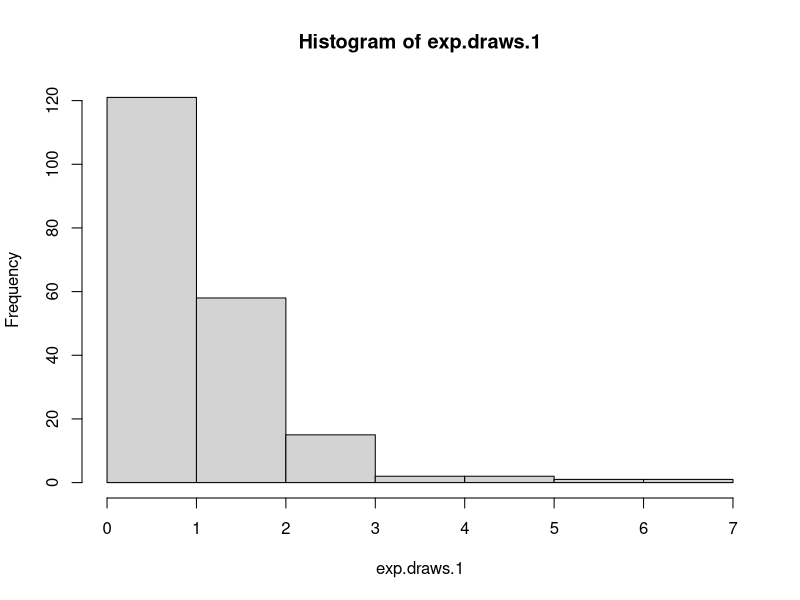
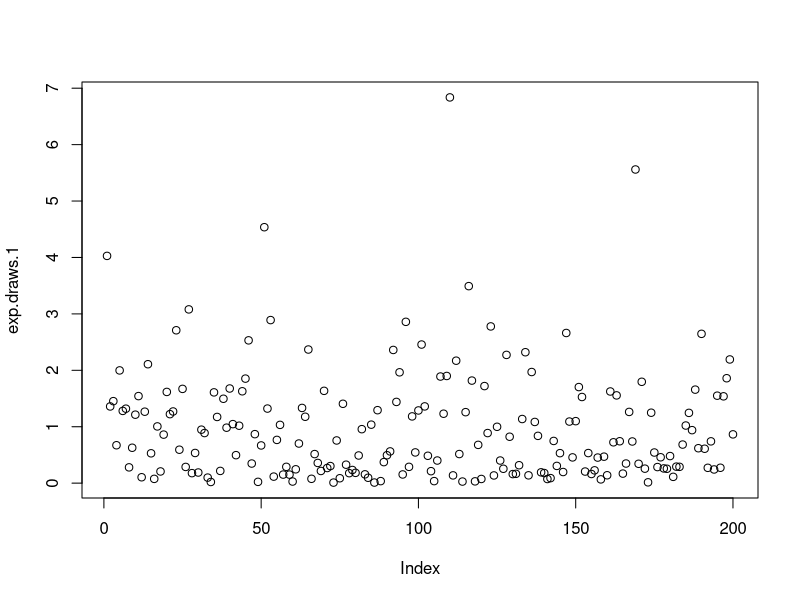
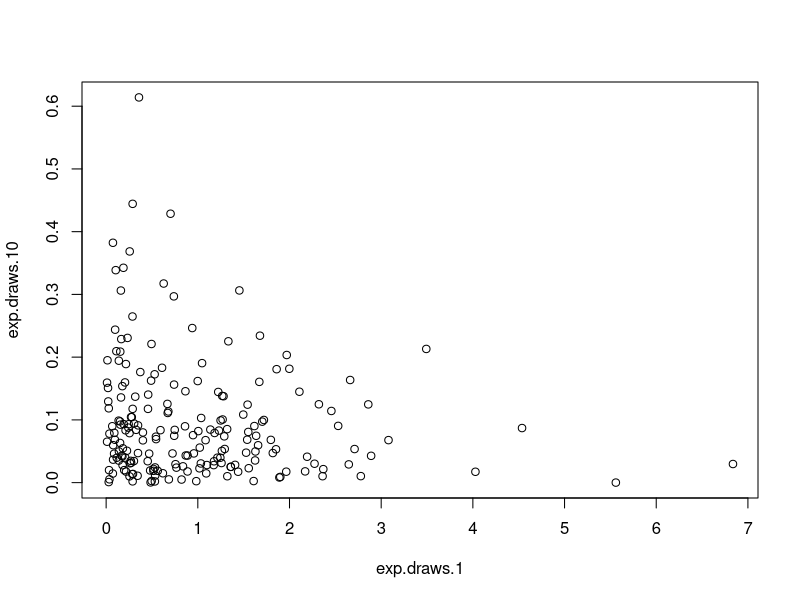
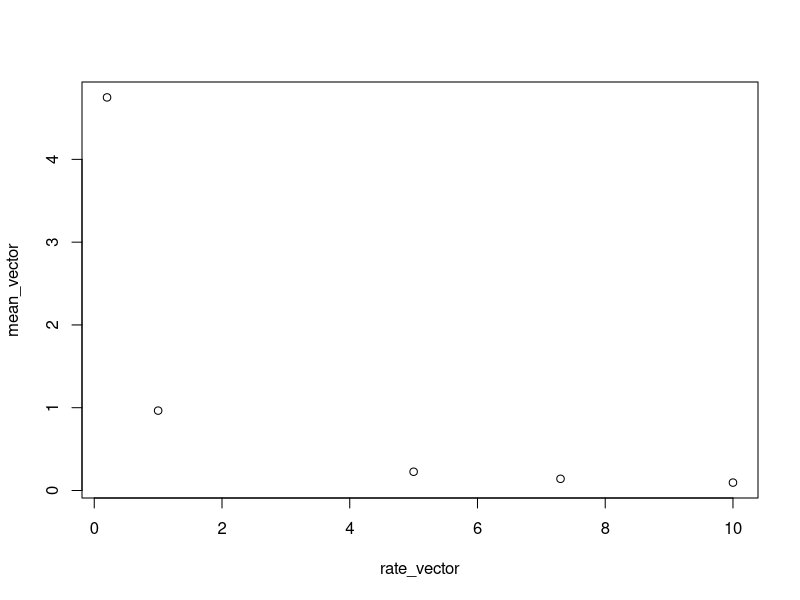
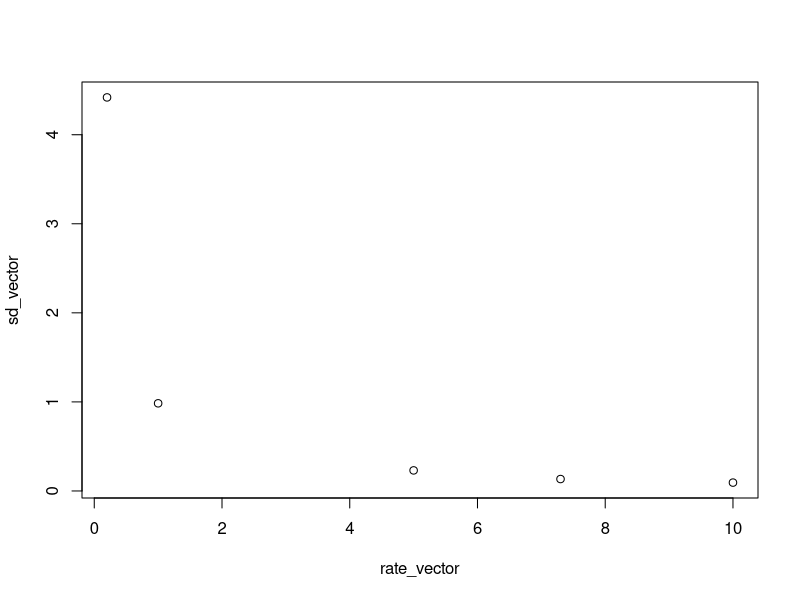
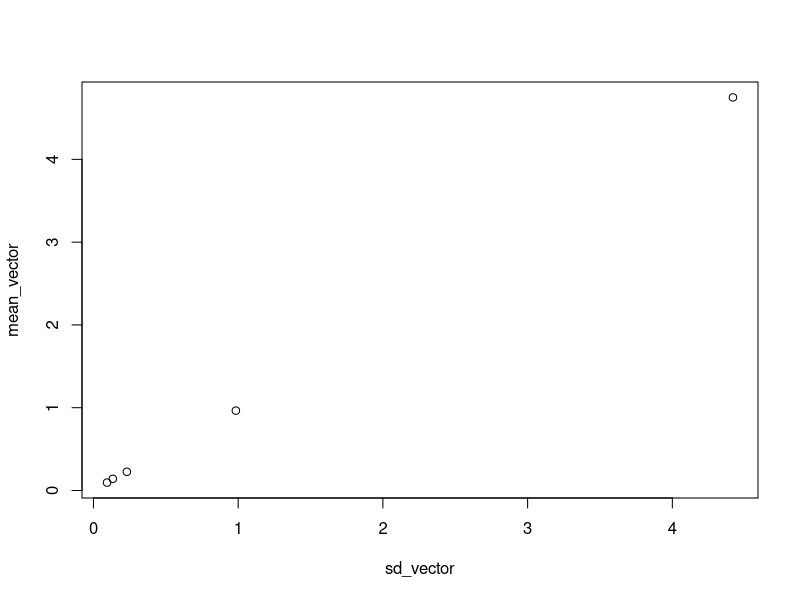
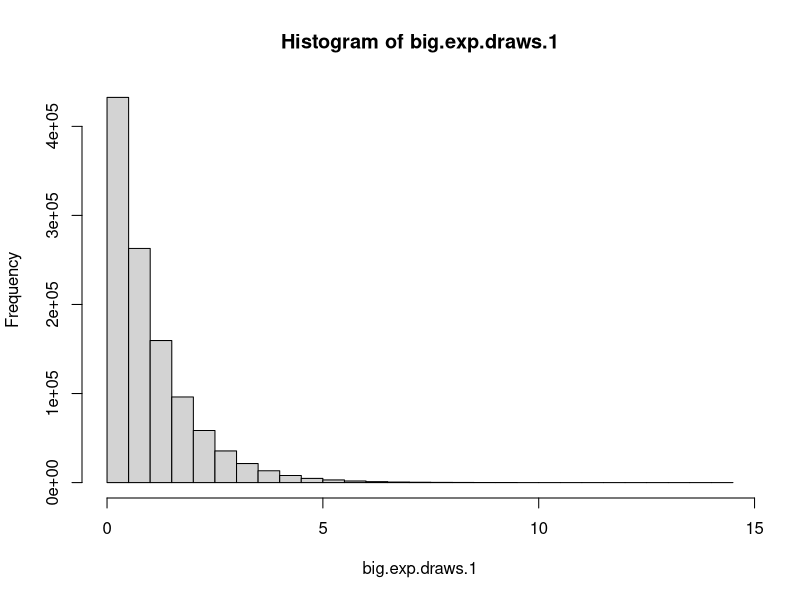
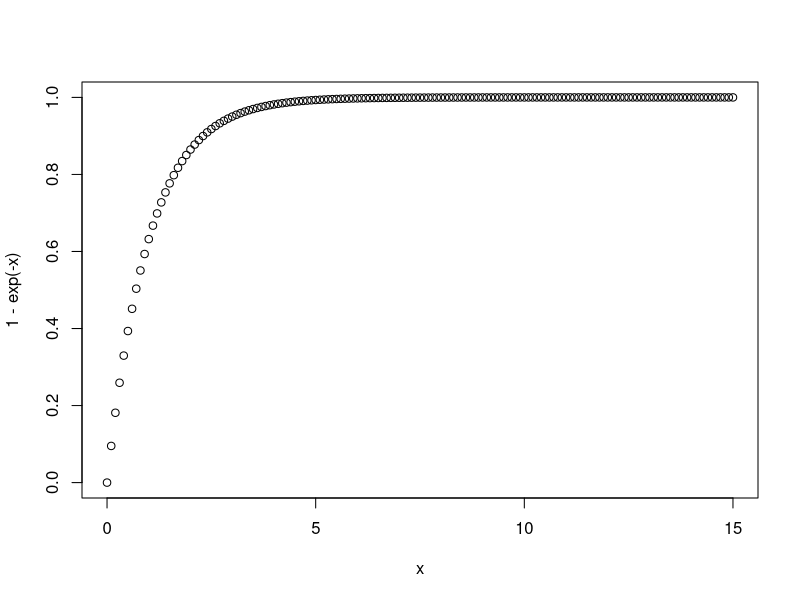

Reproduce these figures in R, in order.
#---------------------------------------------------------------------------------------------------------------------------------------------
  #Part I:
#---------------------------------------------------------------------------------------------------------------------------------------------
#Generate 200 random values from the standard exponential dist.
#standard exponential distribution has lambda = 1. 
exp.draws.1 = rexp(200)
mean_1 = mean(exp.draws.1)
sd_1 = sd(exp.draws.1)

#Repeat for rates lambda = 0.2
exp.draws.0.2 = rexp(200, rate = 0.2)
mean_0.2 = mean(exp.draws.0.2)
sd_0.2 = sd(exp.draws.0.2)

#lambda = 5
exp.draws.5 = rexp(200, rate = 5)
mean_5 = mean(exp.draws.5)
sd_5 = sd(exp.draws.5)

#lambda = 7.3
exp.draws.7.3 = rexp(200, rate = 7.3)
mean_7.3 = mean(exp.draws.7.3)
sd_7.3 = sd(exp.draws.7.3)

#lambda = 10
exp.draws.10 = rexp(200, rate = 10)
mean_10 = mean(exp.draws.10)
sd_10 = sd(exp.draws.10)

#Histogram of standard exponential distribution
hist(exp.draws.1)

#Plot values generated by the standard exponential dist. in the order they were generated
plot(exp.draws.1)

#Scatter plot between the standard distribution and the exponential distribution with lambda = 10
plot(exp.draws.1, exp.draws.10)

#Scatterplots from mean vector of previous distribution
mean_vector = c(mean_1, mean_0.2, mean_5, mean_7.3, mean_10)
sd_vector = c(sd_1, sd_0.2, sd_5, sd_7.3, sd_10)
rate_vector = c(1, 0.2, 5, 7.3, 10)
plot(rate_vector, mean_vector) #part a
plot(rate_vector, sd_vector) #part b
plot(sd_vector, mean_vector) #part c

#---------------------------------------------------------------------------------------------------------------------------------------------
#Part II:
#---------------------------------------------------------------------------------------------------------------------------------------------
#Part A:
big.exp.draws.1 = rexp(1100000)
big_mean = mean(big.exp.draws.1)
big_sd = sd(big.exp.draws.1)

#Part B:
hist(big.exp.draws.1)
x = seq(0, 15, by = 0.1)
plot(x, 1 - exp(-x))

#Part C:
mean(big.exp.draws.1[which(big.exp.draws.1 > 1)])

#Part D:
big.exp.draws.1.mat = matrix(data = big.exp.draws.1, nrow = 1100, ncol = 1000)
big_hist = hist(big.exp.draws.1.mat)

#Part E: 
col_371_mean = mean(big.exp.draws.1.mat[, 371])

#Part F:
col_means = colMeans(big.exp.draws.1.mat)
hist(col_means)
